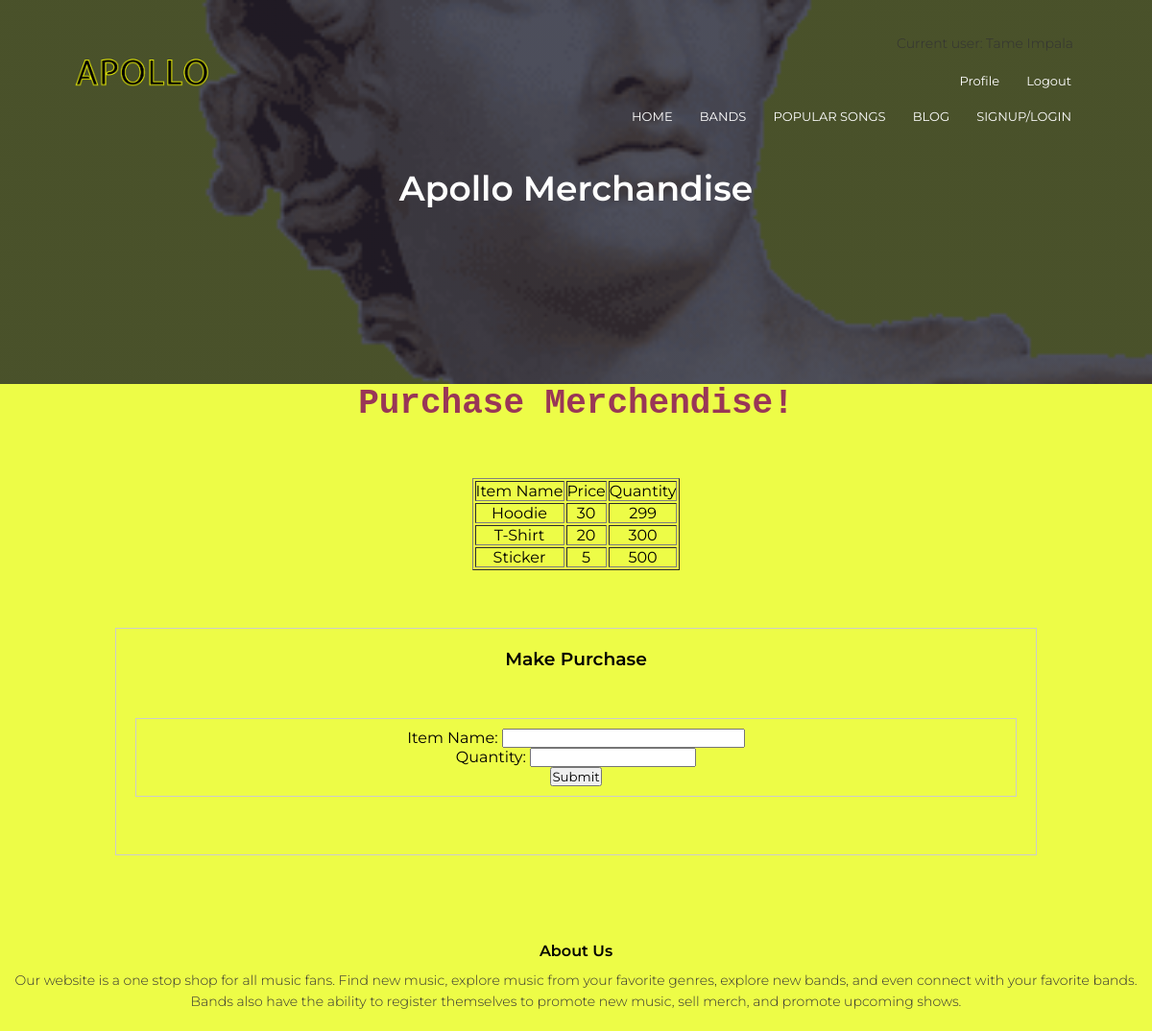
The app's page /buy-merch/5 (signed in) with its own data.
### models.py (models this page shows)
class User(UserMixin, db.Model):
    __tablename__ = 'user'
    id = db.Column(db.Integer, primary_key=True)
    email = db.Column(db.String(100), unique=True)
    password = db.Column(db.String(100))
    name = db.Column(db.String(100))
    account_type = db.Column(db.String(100))
    num_logins = db.Column(db.Integer)
    num_posts = db.Column(db.Integer)

class Merchendise(db.Model):
    __tablename__ = 'merchendise'
    id = db.Column(db.Integer, primary_key=True)
    user_id = db.Column(db.Integer)
    item_name = db.Column(db.String(100))
    price = db.Column(db.Integer)
    quantity = db.Column(db.Integer)

### main.py (the view, shortened to what this page needs)
@main.route('/buy-merch/<int:uid>', methods=['GET','POST'])
def buy_merch(uid):
    all_merch = Merchendise.query.filter_by(user_id=uid)
    form = SellMerchForm(item_name='', quantity='')
    return render_template('sell-merch.html',form=form, rows=all_merch, bid=uid)

### main.py
class SellMerchForm(FlaskForm):
  item_name = StringField('Item Name: ', validators=[DataRequired()])
  quantity = StringField('Quantity: ', validators=[DataRequired()])
  submit = SubmitField('Submit')

### __init__.py (called while the page is built)
def create_app():
    app = Flask(__name__)
    app.config['SECRET_KEY'] = 'secret-key-goes-here'
    app.config['SQLALCHEMY_DATABASE_URI'] = 'sqlite:///db.sqlite'
    db.init_app(app)
    from .auth import auth as auth_blueprint
    app.register_blueprint(auth_blueprint)
    from .main import main as main_blueprint
    app.register_blueprint(main_blueprint)
    login_manager = LoginManager()
    login_manager.login_view = 'auth.login'
    login_manager.init_app(app)
    from .models import User
    @login_manager.user_loader
    def load_user(id):
        if User.query.get(int(id)):
            return User.query.get(int(id))
    with app.app_context():
        db.create_all()
        db.session.commit()
    return app

### templates/sell-merch.html (shortened to what this page needs)
{% extends "header.html" %}
    {% block title %} Apollo Merchandise {% endblock %}
{% block content %}
<body style="background-color: #edfc47;">
    <h1 style="color:#993657; text-align: center; font-family: 'Courier New', monospace;">Purchase Merchendise!</h1>
    <br><br><br>
    <table border = 1 style="margin-left: auto; margin-right: auto; text-align: center;">
        <thead>
           <td>Item Name</td>
           <td>Price</td>
           <td>Quantity</td>
        </thead>
        {% for row in rows %}
           <tr>
              <td>{{row["item_name"]}}</td>
              <td>{{row["price"]}}</td>
              <td> {{ row["quantity"]}}</td>
           </tr>
        {% endfor %}
     </table>
    <section class="login-content">
        <div align="center">
            <div class="login-box">
                <form method="POST">
                    <h3>Make Purchase</h3>
                    <div class="login-box">
                        <div class="field">
                            {{ form.item_name.label }}
                            {{ form.item_name(size=30) }}
                        </div>
                        <div class="field">
                            {{ form.quantity.label }}
                            {{ form.quantity }}
                        </div>
                        {{ form.submit() }}
                    </div>
                </form>
            </div>
        </div>
    </section>
</body>
{% endblock %}

### templates/header.html (shortened to what this page needs)
<!DOCTYPE html>
<html>
<head>
    <link rel="stylesheet" href="https://stackpath.bootstrapcdn.com/font-awesome/4.7.0/css/font-awesome.min.css">
    <section class="sub-header">
        <nav>
            <a href="{{ url_for('main.index') }}"><img src="{{ url_for('static', filename='images/logo.png') }}" width="100" heigth="40" ></a>
            <div class="nav-links" id="navLinks">
            {% if current_user.is_authenticated %}
                <p>Current user: {{current_user.name }}</p>
                <ul>
                    <li><a href="{{ url_for('main.reg_profile') }}">Profile</a></li>
                    <li><a href="{{ url_for('auth.logout') }}">Logout</a></li>
                </ul>
            {% endif %}
                <ul>
                    <li><a href="{{ url_for('main.index') }}">HOME</a></li>
                    <li><a href="{{ url_for('main.bands') }}">BANDS</a></li>
                    <li><a href="{{ url_for('main.popular') }}">POPULAR SONGS</a></li>
                    <li><a href="{{ url_for('main.blog') }}">BLOG</a></li>
                    <li><a href="{{ url_for('main.singup_login_redir') }}">SIGNUP/LOGIN</a></li>
                </ul>
            </div>
        </nav>
        <h1>{% block title %} {% endblock %}</h1>
    </section>
</head>
<body>
    {% block content %} {% endblock %}
<section class="footer">
    <h4>About Us</h4>
    <p>Our website is a one stop shop for all music fans. Find new music, explore music from your favorite genres, explore new bands, and even connect with your favorite bands. Bands also have the ability to register themselves to promote new music, sell merch, and promote upcoming shows.</p>
</section>
</body>
    </html>

### records on screen
User: name "Tame Impala"
Merchendise: item_name "Hoodie", price "30", quantity "299"
Merchendise: item_name "T-Shirt", price "20", quantity "300"
Merchendise: item_name "Sticker", price "5", quantity "500"
